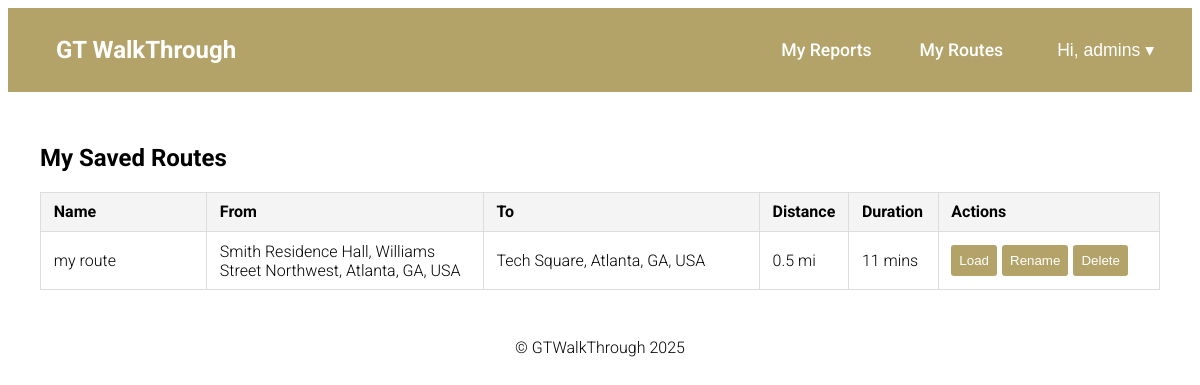
Page /my-routes/ (signed in) on the committed database.
### gtwt_app/models.py (models this page shows, shortened)
class SavedRoute(models.Model):
    user          = models.ForeignKey(User, on_delete=models.CASCADE, related_name='saved_routes')
    name          = models.CharField(max_length=100)
    origin        = models.CharField(max_length=255)
    destination   = models.CharField(max_length=255)
    travel_mode   = models.CharField(max_length=20)
    steps         = models.JSONField()
    distance_text = models.CharField(max_length=50)
    duration_text = models.CharField(max_length=50)
    created_at    = models.DateTimeField(auto_now_add=True)

### gtwt_app/views.py (the view)
# urls.py: path('my-routes/', views.my_routes, name='my_routes'),
@login_required
def my_routes(request):
    routes = SavedRoute.objects.filter(user=request.user).order_by('-created_at')
    for r in routes:
        r.steps_json = json.dumps(r.steps, cls=DjangoJSONEncoder).replace('"', '&quot;')
    return render(request, 'my_routes.html', {'routes': routes})

### gtwt_app/templates/my_routes.html (shortened to what this page needs)
{% extends "base.html" %}
{% load static %}
 {% block content %}
<h2>My Saved Routes</h2>
{% if routes %}
<table class="route-table">
  <thead>
    <tr>
      <th style="width: 15%">Name</th>
      <th style="width: 25%">From</th>
      <th style="width: 25%">To</th>
      <th style="width: 7%">Distance</th>
      <th style="width: 8%">Duration</th>
      <th style="width: 20%">Actions</th>
    </tr>
  </thead>
  <tbody>
    {% for r in routes %}
    <tr data-route-id="{{ r.id }}">
      <td>
        <span class="route-name">{{ r.name }}</span>
      </td>
      <td>{{ r.origin }}</td>
      <td>{{ r.destination }}</td>
      <td>{{ r.distance_text }}</td>
      <td>{{ r.duration_text }}</td>
      <td>
        <div
          style="
            display: flex;
            flex-direction: row;
            gap: 5px;
            flex-wrap: wrap;
            align-items: center;
          "
        >
          <button
            class="route-btn load-route-btn"
            data-steps="{{ r.steps_json|safe }}"
          >
            Load
          </button>
          <button class="route-btn rename-btn">Rename</button>
          <button class="route-btn delete-route-btn">Delete</button>
        </div>
      </td>
    </tr>
    {% endfor %}
  </tbody>
</table>
{% else %}
<p>You haven’t saved any routes yet.</p>
{% endif %} {% endblock %}

### gtwt_app/templates/base.html (shortened to what this page needs)
<!DOCTYPE html>
<html lang="en">
  <head>
    {% load static %}
    <link rel="stylesheet" href="{% static 'css/style.css' %}" />
  </head>
  <body>
    <header>
      <nav
        style="
          display: flex;
          justify-content: space-between;
          align-items: center;
          padding: 0 2rem;
        "
      >
        <div style="display: flex; align-items: center; gap: 1rem">
          <a href="{% url 'home' %}" class="navbar-brand">GT WalkThrough</a>
        </div>
        {% if user.is_authenticated %}
        <div style="display: flex; align-items: center; gap: 2rem">
          <ul
            class="nav-links"
            style="display: flex; gap: 1rem; list-style: none"
          >
            <li><a href="{% url 'my_reports' %}">My Reports</a></li>
            <li><a href="{% url 'my_routes' %}">My Routes</a></li>
          </ul>
          <div class="dropdown" style="position: relative">
            <button
              id="dropdownButton"
              style="
                background: none;
                border: none;
                color: white;
                font-size: 1.1rem;
                cursor: pointer;
              "
            >
              Hi, {{ user.first_name|default:user.username }} &#9662;
            </button>
          </div>
        </div>
        {% endif %}
      </nav>
    </header>
    <div class="content">{% block content %}{% endblock %}</div>
    <footer>
      <p>&copy; GTWalkThrough 2025</p>
    </footer>
  </body>
</html>

### gtwt_app/static/css/style.css (style rules this page uses)
header { background-color: #222; padding: 1rem 0; }
nav { display: flex; justify-content: space-between; align-items: center; padding: 0 2rem; }
.navbar-brand { font-size: 1.5rem; font-weight: bold; color: #ffa500; }
.nav-links { list-style: none; display: flex; gap: 1rem; }
.nav-links a { text-decoration: none; color: #ffa500; font-size: 1.1rem; padding: 0.5rem 1rem; transition: background-color 0.3s ease; }
.content { padding: 2rem; }
.route-table { width: 100%; border-collapse: collapse; margin-top: 1rem; }
.route-table th, .route-table td { border: 1px solid #ddd; padding: 0.6rem 0.8rem; text-align: left; }
.route-table th { background-color: #f4f4f4; }
.load-route-btn { background-color: #b3a369; border: none; color: white; padding: 0.4rem 0.8rem; border-radius: 4px; cursor: pointer; }

### gtwt_app/templates/base.html (style rules this page uses)
body { font-family: "Roboto", sans-serif; font-weight: 300; }
header { background-color: #b3a369; padding: 1rem 0; }
nav { display: flex; justify-content: space-between; align-items: center; padding: 0 2rem; }
.navbar-brand { font-family: "Roboto", sans-serif; font-size: 1.5rem; font-weight: 700; color: white; text-decoration: none; padding: 0.5rem 1rem; transition: background-color 0.3s ease; border-radius: 5px; }
.nav-links { list-style: none; display: flex; gap: 1rem; }
.nav-links a { font-family: "Roboto", sans-serif; font-weight: 500; text-decoration: none; color: white; font-size: 1.1rem; padding: 0.5rem 1rem; transition: background-color 0.3s ease; }
.content { padding: 2rem; }
footer { text-align: center; }

### gtwt_app/templates/my_routes.html (style rules this page uses)
.route-btn { background-color: #B3A369; border: 0px solid; color: white; padding: 8px; border-radius: 3px; }

### rows in the picture
SavedRoute: name "my route", origin "Smith Residence Hall, Williams Street Northwest, Atlanta, GA, USA", destination "Tech Square, Atlanta, GA, USA", distance_text "0.5 mi", duration_text "11 mins"

### other values in the picture
{{ user.first_name|default:user.username }} "admins"
